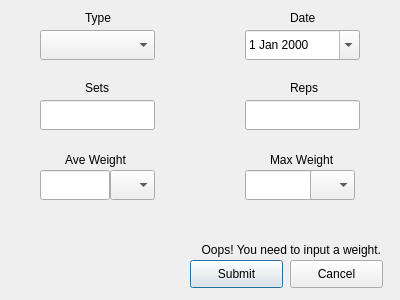
<?xml version="1.0" encoding="UTF-8"?>
<ui version="4.0">
 <class>Dialog</class>
 <widget class="QDialog" name="Dialog">
  <property name="geometry">
   <rect>
    <x>0</x>
    <y>0</y>
    <width>400</width>
    <height>300</height>
   </rect>
  </property>
  <property name="windowTitle">
   <string>New Workout Entry</string>
  </property>
  <widget class="QPushButton" name="submitBtn">
   <property name="geometry">
    <rect>
     <x>190</x>
     <y>260</y>
     <width>93</width>
     <height>28</height>
    </rect>
   </property>
   <property name="text">
    <string>Submit</string>
   </property>
  </widget>
  <widget class="QPushButton" name="cancelBtn">
   <property name="geometry">
    <rect>
     <x>290</x>
     <y>260</y>
     <width>93</width>
     <height>28</height>
    </rect>
   </property>
   <property name="text">
    <string>Cancel</string>
   </property>
  </widget>
  <widget class="QComboBox" name="typeBox">
   <property name="geometry">
    <rect>
     <x>40</x>
     <y>30</y>
     <width>115</width>
     <height>30</height>
    </rect>
   </property>
  </widget>
  <widget class="QDateEdit" name="dateEdit">
   <property name="geometry">
    <rect>
     <x>245</x>
     <y>30</y>
     <width>115</width>
     <height>30</height>
    </rect>
   </property>
   <property name="autoFillBackground">
    <bool>false</bool>
   </property>
   <property name="buttonSymbols">
    <enum>QAbstractSpinBox::UpDownArrows</enum>
   </property>
   <property name="calendarPopup">
    <bool>true</bool>
   </property>
  </widget>
  <widget class="QLabel" name="dateLabel">
   <property name="geometry">
    <rect>
     <x>290</x>
     <y>10</y>
     <width>53</width>
     <height>16</height>
    </rect>
   </property>
   <property name="text">
    <string>Date</string>
   </property>
  </widget>
  <widget class="QLabel" name="typeLabel">
   <property name="geometry">
    <rect>
     <x>85</x>
     <y>10</y>
     <width>53</width>
     <height>16</height>
    </rect>
   </property>
   <property name="text">
    <string>Type</string>
   </property>
  </widget>
  <widget class="QLineEdit" name="setsEdit">
   <property name="geometry">
    <rect>
     <x>40</x>
     <y>100</y>
     <width>115</width>
     <height>30</height>
    </rect>
   </property>
  </widget>
  <widget class="QLineEdit" name="repsEdit">
   <property name="geometry">
    <rect>
     <x>245</x>
     <y>100</y>
     <width>115</width>
     <height>30</height>
    </rect>
   </property>
  </widget>
  <widget class="QLineEdit" name="avWtEdit">
   <property name="geometry">
    <rect>
     <x>40</x>
     <y>170</y>
     <width>70</width>
     <height>30</height>
    </rect>
   </property>
  </widget>
  <widget class="QLineEdit" name="hiWtEdit">
   <property name="geometry">
    <rect>
     <x>245</x>
     <y>170</y>
     <width>70</width>
     <height>30</height>
    </rect>
   </property>
  </widget>
  <widget class="QLabel" name="setsLabel">
   <property name="geometry">
    <rect>
     <x>85</x>
     <y>80</y>
     <width>53</width>
     <height>16</height>
    </rect>
   </property>
   <property name="text">
    <string>Sets</string>
   </property>
  </widget>
  <widget class="QLabel" name="avWtLabel">
   <property name="geometry">
    <rect>
     <x>65</x>
     <y>150</y>
     <width>81</width>
     <height>20</height>
    </rect>
   </property>
   <property name="text">
    <string>Ave Weight</string>
   </property>
  </widget>
  <widget class="QLabel" name="repsLabel">
   <property name="geometry">
    <rect>
     <x>290</x>
     <y>80</y>
     <width>53</width>
     <height>16</height>
    </rect>
   </property>
   <property name="text">
    <string>Reps</string>
   </property>
  </widget>
  <widget class="QLabel" name="hiWtLabel">
   <property name="geometry">
    <rect>
     <x>270</x>
     <y>150</y>
     <width>81</width>
     <height>20</height>
    </rect>
   </property>
   <property name="text">
    <string>Max Weight</string>
   </property>
  </widget>
  <widget class="QLabel" name="warningLabel">
   <property name="geometry">
    <rect>
     <x>130</x>
     <y>240</y>
     <width>251</width>
     <height>20</height>
    </rect>
   </property>
   <property name="text">
    <string>Oops! You need to input a weight.</string>
   </property>
   <property name="alignment">
    <set>Qt::AlignRight|Qt::AlignTrailing|Qt::AlignVCenter</set>
   </property>
   <property name="indent">
    <number>-1</number>
   </property>
   <property name="textInteractionFlags">
    <set>Qt::NoTextInteraction</set>
   </property>
  </widget>
  <widget class="QComboBox" name="avWtUnitsBox">
   <property name="geometry">
    <rect>
     <x>110</x>
     <y>170</y>
     <width>45</width>
     <height>30</height>
    </rect>
   </property>
  </widget>
  <widget class="QComboBox" name="hiWtUnitsBox">
   <property name="geometry">
    <rect>
     <x>310</x>
     <y>170</y>
     <width>45</width>
     <height>30</height>
    </rect>
   </property>
  </widget>
 </widget>
 <resources/>
 <connections/>
</ui>
